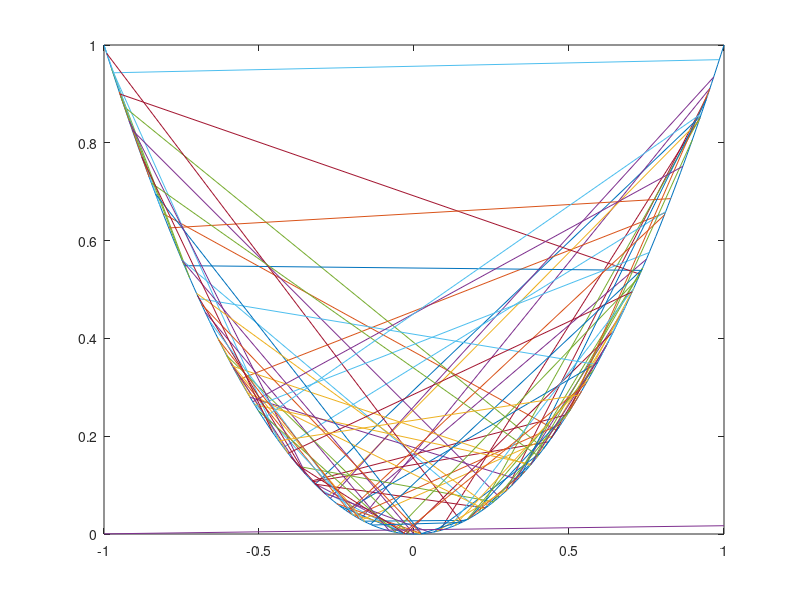

Write MATLAB code to recreate this figure.
x = (-1:0.01:1);
y = x.^2;
plot(x,y);
hold on
x1 = zeros(100,2);
for i = 1:100
    x1(i,:) = 2*rand(1,2) - 1;
    plot(x1(i,:), x1(i,:).^2);
    hold on
end
y1 = x1.^2;
x2 = sum(x1)./100;
hold on
line([-1,1], x2.^2*5);
